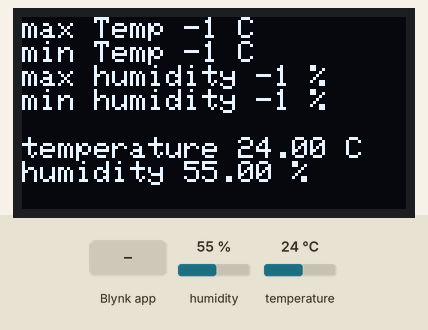
A program run on a simulated ESP8266 (NodeMCU). Shown: 128×64 one-colour display. Inputs (shaded band) come from the test bench; at power-on: humidity 55 %, temperature 24 °C. WiFi joins after 1.5 s; servers stay silent unless stated; what the program prints to the serial monitor is not drawn.

Above: at 3.0 s.
3.1 s: humidity set to 22 %
At 5.4 s:
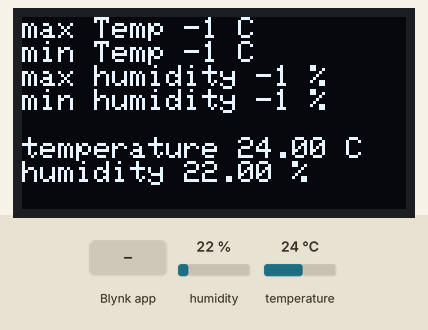
6.4 s: Blynk app writes 1 to V3
At 7.9 s:
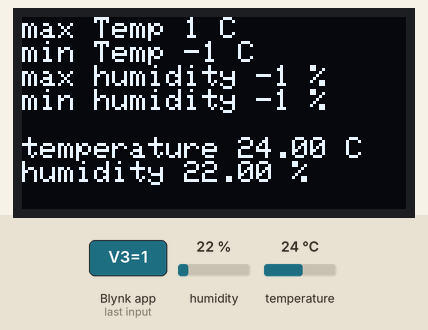
8.4 s: temperature set to 12 °C
At 10.4 s:
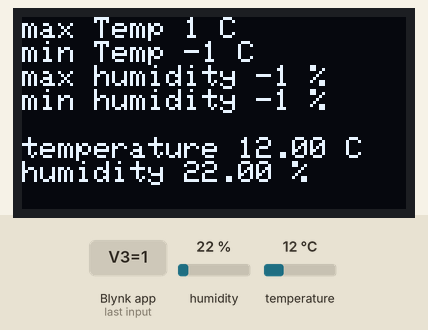
11.4 s: Blynk app writes 0 to V3
At 13.0 s:
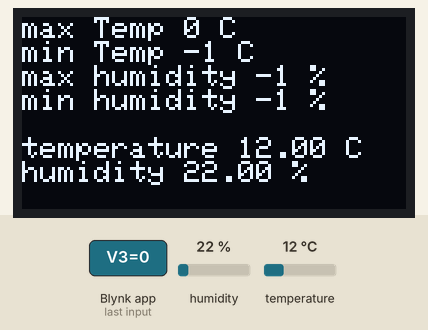
13.4 s: humidity set to 40 %
At 15.4 s:
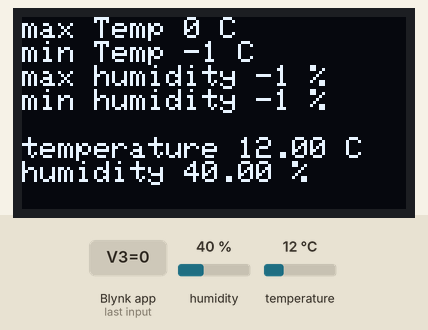
16.4 s: temperature set to 19 °C
Timing chart, 0 to 19.4 s (numbered marks = the images above; inputs shaded):
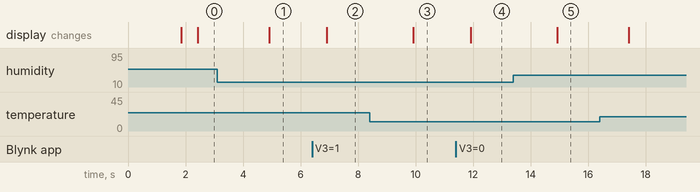

The program:

main.cpp
```cpp
// (licence header left out)
#define BLYNK_PRINT Serial    // Comment this out to disable prints and save space
#include <ESP8266WiFi.h>
#include <BlynkSimpleEsp8266.h>
#include <PbDht.h>
#include <DHT.h>


#include <Wire.h>
#include <Adafruit_GFX.h>
#include <Adafruit_SSD1306.h>
#include <PbSsd1306.h>
#include <SimpleTimer.h>

SimpleTimer timer;

// You should get Auth Token in the Blynk App.
// Go to the Project Settings (nut icon).
char auth[] = "auth";

// Your WiFi credentials.
// Set password to "" for open networks.
char ssid[] = "ssid";
char pass[] = "pass";

int sleepDuration = 0;
int maxTemperature = -1;
int minTemperature = -1;
int maxHumidity = -1;
int minHumidity = -1;
float temperature = 0;
float humidity = 0;
int dhtFailRate = 0;

BLYNK_WRITE(V0){
  sleepDuration = param.asInt();
}

BLYNK_WRITE(V3){
  maxTemperature = param.asInt();
}

BLYNK_WRITE(V4){
  minTemperature = param.asInt();
}

BLYNK_WRITE(V5){
  maxHumidity = param.asInt();
}

BLYNK_WRITE(V6){
  minHumidity = param.asInt();
}

void handleDeepSleep(void){
    if (sleepDuration == 0){
        return;
    }

    Blynk.disconnect();
    ESP.deepSleep(sleepDuration * 1000000);
}


String handleDht(void){
    float currentHumidity = getHumidity();
    float currentTemperature = getTemperature();
    String reciever = "reciever@mail.com";

    if (currentHumidity != -248 || currentTemperature != -248){
        humidity = currentHumidity;
        temperature = currentTemperature;
        Blynk.virtualWrite(V1, humidity);
        Blynk.virtualWrite(V2, temperature);
    }else{
        dhtFailRate += 1;
        if (dhtFailRate >= 100){
            Blynk.email(reciever.c_str(), "dht fails to read", "dht fail count" + String (dhtFailRate));
            Blynk.notify("dht fails to read by fail count " + String (dhtFailRate));
            dhtFailRate = 0;
        }
    }

    String dataSet = "max Temp " + String(maxTemperature) + " C" + "\n"
    + "min Temp " + String(minTemperature) + " C" + "\n"
    + "max humidity " + String(maxHumidity) + " %" + "\n"
    + "min humidity " + String(minHumidity) + " %" + "\n"
    + "\n"
    + "temperature " + String(temperature) + " C"  +"\n"
    + "humidity " + String(humidity) + " %";


    if (maxTemperature != -1 && temperature > maxTemperature){
        Blynk.email(reciever.c_str(), "temperature maximum exceeded", dataSet);
        Blynk.notify("temperature maximum exceeded");
    }

    if (minTemperature != -1 && temperature < minTemperature){
        Blynk.email(reciever.c_str(), "temperature minimum exceeded", dataSet);
        Blynk.notify("temperature minimum exceeded");
    }

    if (maxHumidity != -1 && humidity > maxHumidity){
        Blynk.email(reciever.c_str(), "humidity maxiumum exceeded", dataSet);
        Blynk.notify("humidity maxiumum exceeded");
    }

    if (minHumidity != -1 &&humidity < minHumidity){
        Blynk.email(reciever.c_str(), "humidity minimum exceeded", dataSet);
        Blynk.notify("humidity minimum exceeded");
    }

    return dataSet;
}

void dhtEvent(){
    printText(handleDht());
    //handleDeepSleep();
}

void healthCheckEvent(){
    if (ESP.getFreeHeap() < 500){
        String message = "deepsleep triggerd - reason - heap almost exceeded ";
        Blynk.notify(message + ESP.getFreeHeap());

        String reciever = "purija@googlemail.com";
        Blynk.email(reciever.c_str(), message, message + ESP.getFreeHeap());

        Blynk.disconnect();
        ESP.deepSleep(500000);
    }
}

void setup(){
  Serial.begin(9600);
  Blynk.begin(auth, ssid, pass);
  initDisplay();
  initDhtSensor();
  timer.setInterval(500L, dhtEvent);
  timer.setInterval(500L, healthCheckEvent);
}

void loop(){
  Blynk.run();
  timer.run();
  //Try to execute Blynk.run only in loop
}
```

Measured:
- after the input at 3.1 s, the display: changes after 1.8 s (image 1)
- after the input at 6.4 s, the display: changes after 0.51 s (image 2)
- after the input at 8.4 s, the display: changes after 1.5 s (image 3)
- after the input at 11.4 s, the display: changes after 0.51 s (image 4)
- after the input at 13.4 s, the display: changes after 1.5 s (image 5)
